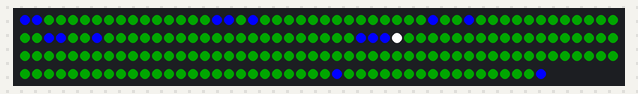
A sketch run on a simulated Arduino Uno, built with avr-gcc and run on an emulated ATmega328P. On the bench: 194 RGB LEDs in strip order, left to right, continuing on the next row. Dim RGB values are drawn brighter than linear; colours are those a GRB WS2812 strip shows for the declared byte order; random numbers use the default seed unless the sketch sets one.

Above: at 0.99 s.
At 19.44 s:
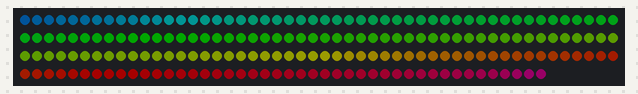
At 22.79 s:
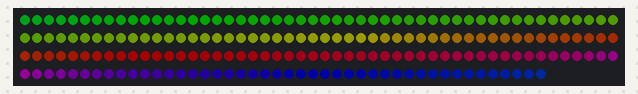
At 29.25 s:
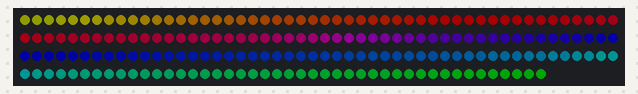
At 32.6 s:
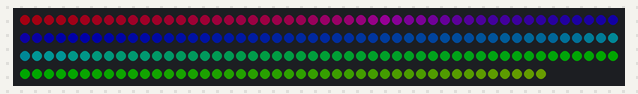
At 37.44 s:
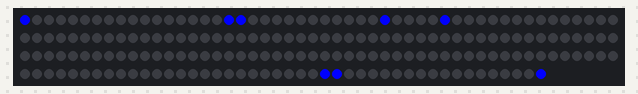

The sketch:

snakesuit.ino
```cpp
#include "FastLED.h"

#define NUM_LEDS 194
#define DATA_PIN 5

CRGB leds[NUM_LEDS];

#define rows 9
#define cols 30
#define MAX_SNAKE_LENGTH 20

int posX, posY, snakeLength;
int snake[MAX_SNAKE_LENGTH];
int moveCount = 0;
int snakeAlive = false;

int lightarray[rows][cols] = {
    {111 ,110 ,109 ,108 ,107 ,106 ,105 ,104 ,103 ,102 ,101 ,100 ,99  ,98  ,97  ,     96  ,95  ,94  ,93  ,92  ,91  ,90  ,89  ,88  ,87  ,86  ,85  ,84  ,83  ,82  },
    {112 ,113 ,114 ,115 ,116 ,117 ,118 ,119 ,120 ,121 ,122 ,123 ,124 ,125 ,126 ,     67  ,68  ,69  ,70  ,71  ,72  ,73  ,74  ,75  ,76  ,77  ,78  ,79  ,80  ,81  },
    {-1  ,139 ,138 ,137 ,136 ,135 ,134 ,133 ,132 ,131 ,130 ,129 ,128 ,127 ,-1  ,     -1  ,66  ,65  ,64  ,63  ,62  ,61  ,60  ,59  ,58  ,57  ,56  ,55  ,54  ,-1  },
    {-1  ,-1  ,-1  ,140 ,141 ,142 ,143 ,144 ,145 ,146 ,147 ,148 ,-1  ,-1  ,-1  ,     -1  ,-1  ,-1  ,45  ,46  ,47  ,48  ,49  ,50  ,51  ,52  ,53  ,-1  ,-1  ,-1  },
    {-1  ,-1  ,-1  ,157 ,156 ,155 ,154 ,153 ,152 ,151 ,150 ,149 ,-1  ,-1  ,-1  ,     -1  ,-1  ,-1  ,44  ,43  ,42  ,41  ,40  ,39  ,38  ,37  ,36  ,-1  ,-1  ,-1  },
    {-1  ,-1  ,-1  ,158 ,159 ,160 ,161 ,162 ,163 ,164 ,165 ,166 ,-1  ,-1  ,-1  ,     -1  ,-1  ,-1  ,27  ,28  ,29  ,30  ,31  ,32  ,33  ,34  ,35  ,-1  ,-1  ,-1  },
    {-1  ,-1  ,-1  ,175 ,174 ,173 ,172 ,171 ,170 ,169 ,168 ,167 ,-1  ,-1  ,-1  ,     -1  ,-1  ,-1  ,26  ,25  ,24  ,23  ,22  ,21  ,20  ,19  ,18  ,-1  ,-1  ,-1  },
    {-1  ,-1  ,-1  ,176 ,177 ,178 ,179 ,180 ,181 ,182 ,183 ,184 ,-1  ,-1  ,-1  ,     -1  ,-1  ,-1  ,9   ,10  ,11  ,12  ,13  ,14  ,15  ,16  ,17  ,-1  ,-1  ,-1  },
    {-1  ,-1  ,-1  ,193 ,192 ,191 ,190 ,189 ,188 ,187 ,186 ,185 ,-1  ,-1  ,-1  ,     -1  ,-1  ,-1  ,8   ,7   ,6   ,5   ,4   ,3   ,2   ,1   ,0   ,-1  ,-1  ,-1  }
};

void setup() {
    // put your setup code here, to run once:
    LEDS.addLeds<WS2812,DATA_PIN,RGB>(leds,NUM_LEDS);
    LEDS.setBrightness(255);
    // rainbow();
    setBlack();
    FastLED.show();
   // Serial.begin(9600);
    //  posX = random8(rows-1);
    //  posY = random8(cols-1);


    //initalize snake
    initSnake();
    // makeASnake();
    paintSnake();

    //  setNextPosition();
    //  setNextPosition();

    // really should be in loop

}


void loop() {
    //   put your main code here, to run repeatedly:
    //  paintSnake();


    if (moveCount == 37){
      rainbow();
      setBlack();
      FastLED.show();
      delay(500);
      initSnake();
    }

    moveSnake();
    moveCount++;
    paintSnake();
    delay(100);
}

void setSnakeLeds(){
    for(int i = 0; i < MAX_SNAKE_LENGTH; i++) {
        if (snake[i] >= 0) {
            if (i == snakeLength-1){
               leds[snake[i]] = CRGB::White;
            } else {
              leds[snake[i]] = CRGB::Blue;
            }
        }
    }
}

void paintSnake(){
    setBlack();
    setSnakeLeds();
    FastLED.show();
}

void bump(){

}

void moveSnake(){

    // move all left
    for (int i = 0;  i < MAX_SNAKE_LENGTH - 1; i++){
        snake[i]=snake[i+1];
    }

    //let it be known that the snake is shorter
    snakeLength--;

    // add one to end
    setNextPosition();

    //last is -2
    snake[MAX_SNAKE_LENGTH - 1] = -2;
    Serial.print("moveSnake:\n");
    printSnake();

}

void addToSnake(int light){
    // Serial.print("adding to snake, current length: ");
    // Serial.print(snakeLength);
    // Serial.print("\n");
    // Serial.print("preivious snake:\n");
    // printSnake();
    snake[snakeLength] = light;
    snakeLength++;
    // Serial.print("new snake:\n");
    // printSnake();
}
void fail(){
    for(int j = 0; j < 2; j++) {
        for(int i = 0; i < NUM_LEDS; i++) {
            leds[i] = CRGB(40,0,0);
        }
        setSnakeLeds();
        FastLED.show();
        delay(100);
        setBlack();
        setSnakeLeds();
        FastLED.show();
        delay(50);
    }
    setBlack();
    FastLED.show();
    delay(300);
}

void setNextPosition() {
    //dir = 0:up 1:right 2:down 3:left
    int dir = random8(4);
    // Serial.print("New direction: ");
    // Serial.print(dir);
    // Serial.print("\n");
    int newY;
    int newX;

    if (!hasMove(posX, posY)) {
        // 1 / 0;
        Serial.print("Fail!");

        fail();
        initSnake();
        moveCount = 0;
        return;

    }
    // Try moving
    if(dir == 0) { //up
        newX = posX;
        newY = posY-1;
    } else if(dir == 1) { //right
        newX = moveRight(posX, posY);
        newY = posY;
    } else if(dir == 2) { //down
        newX = posX;
        newY = posY+1;
    } else if(dir == 3) { //left
        newX = moveLeft(posX, posY);
        newY = posY;
    }
    // Serial.print("Check for opening at new position: ");
    // Serial.print(newX);
    // Serial.print(", ");
    // Serial.print(newY);
    // Serial.print("\n");
    // Check if moved to open spot
    if (!isOpen(newX, newY, true)) {
        setNextPosition();
        return;
    }
    posX = newX;
    posY = newY;
    addToSnake(lightarray[posY][posX]);
}

bool hasMove(int posX, int posY) {
    //      up                   right
    if (isOpen(posX, posY-1, false) || isOpen(moveRight(posX, posY), posY, false) ||
    //   down                    left
       isOpen(posX, posY+1, false) || isOpen(moveLeft(posX, posY), posY, false)) {
        return true;
    }
    return false;
}

bool isOpen(int posX, int posY, bool verbose) {
    return 0 < posY && posY < rows && !isInSnake(lightarray[posY][posX], verbose) && lightarray[posY][posX] != -1;
}

bool isInSnake(int lightID, bool verbose) {
    if (verbose) {
        // Serial.print("Test for light in snake. light id: ");
        // Serial.print(lightID);
        // Serial.print("\n");
    }
    printSnake();
    for (int i=0; i<MAX_SNAKE_LENGTH; i++) {
        if (verbose) {
            // Serial.print("whaaaaa ");
            // Serial.print(snake[i]);
            // Serial.print(", ");
            // Serial.print(lightID);
            // Serial.print("\n");
        }
        if (snake[i] == lightID) {
            // if (verbose) Serial.print("have it!!!!\n");
            return true;
        }
    }
    // if (verbose) Serial.print("no have it\n");
    return false;
}

//sets all lights to black/off
void setBlack() {
    for(int i = 0; i < NUM_LEDS; i++) {
        leds[i] = CRGB::Black;
    }
}

int moveRight(int posX, int posY) {
    bool offside = true;
    int newX = posX;
    while(offside) {
        Serial.print("Move Right: \n");
        if(posX >= cols-1){ //maybe try cols-1 when everything breaks
            posX = 0;
        } else {
            newX++;
        }
        if(lightarray[posY][newX] != -1){
            offside = false;
        }
    }
    return newX;
}

int moveLeft(int posX, int posY) {
    bool offside = true;
    int newX = posX;
    while(offside) {
        Serial.print("Move Left: \n");
        if(newX == 0) {
            newX = cols;
        } else {
            newX--;
        }
        if(lightarray[posY][newX] != -1) {
            offside = false;
        }
    }
    return newX;
}

void getValidPos() {
     posX = random8(rows-1);
     posY = random8(cols-1);
     if (lightarray[posY][posX] == -1){
         getValidPos();
     }
}

static uint8_t hueb = 0;

void rainbow(){
      for (int forward = 0; forward < 40; forward++) {
         for(int i = 0; i < NUM_LEDS; i++) {
           leds[i] = CHSV(hueb, 255, 100);
           hueb = hueb + (255/NUM_LEDS);
         }
         delay(80);
         FastLED.show();
         hueb = hueb + (255/NUM_LEDS);
     }
}

void initSnake() {
    moveCount = 0;
    snakeLength = 0;
    // getValidPos();
    posX = 4;
    posY = 4;

    for (int i=0; i<MAX_SNAKE_LENGTH; i++) {
        snake[i] = -2;
    }

    makeASnake();


    // addToSnake(lightarray[posY][posX]);
    //
    // for (int i=0; i<10; i++) {
    //     // Serial.print("-----------------------------\n");
    //     // Serial.print("set new position! current: ");
    //     // Serial.print(posX);
    //     // Serial.print(", ");
    //     // Serial.print(posY);
    //     // Serial.print("\n");
    //     setNextPosition();
    // }

    // Serial.print("initialized snake\n");
    printSnake();
}
void makeASnake(){
    addToSnake(lightarray[posY][posX]);

    for (int i=0; i<16; i++) {
        // Serial.print("-----------------------------\n");
        // Serial.print("set new position! current: ");
        // Serial.print(posX);
        // Serial.print(", ");
        // Serial.print(posY);
        // Serial.print("\n");
        setNextPosition();
    }
}

void printSnake() {
    for (int i=0; i<MAX_SNAKE_LENGTH; i++) {
        Serial.print(snake[i]);
        Serial.print(", ");
    }
    Serial.print("\n");
}
```
